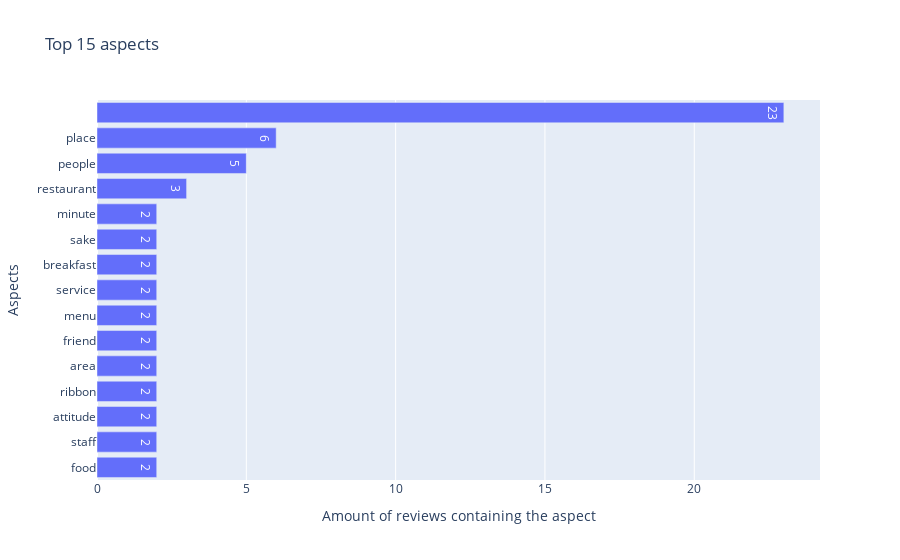

Notebook source saved alongside this figure:
### Code cell
fig = show_aspects_graph()
fig.show()

test_df = formatting_for_absa()

### Figure 1 — Plotly figure (JSON) as saved in the notebook; plotly's stock layout.template omitted (floating-point values rounded to 4 significant figures)
{"data": [{"orientation": "h", "text": [23, 6, 5, 3, 2, 2, 2, 2, 2, 2, 2, 2, 2, 2, 2], "type": "bar", "x": [23, 6, 5, 3, 2, 2, 2, 2, 2, 2, 2, 2, 2, 2, 2], "y": ["", "place", "people", "restaurant", "minute", "sake", "breakfast", "service", "menu", "friend", "area", "ribbon", "attitude", "staff", "food"]}], "layout": {"title": {"text": "Top 15 aspects"}, "xaxis": {"title": {"text": "Amount of reviews containing the aspect"}}, "yaxis": {"autorange": "reversed", "title": {"text": "Aspects"}}}}
